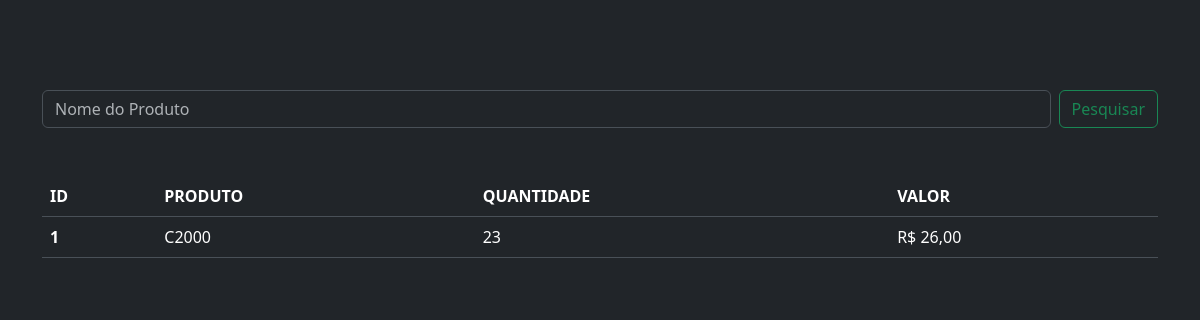
Page /estoque_toninho/ on the earlier database version.
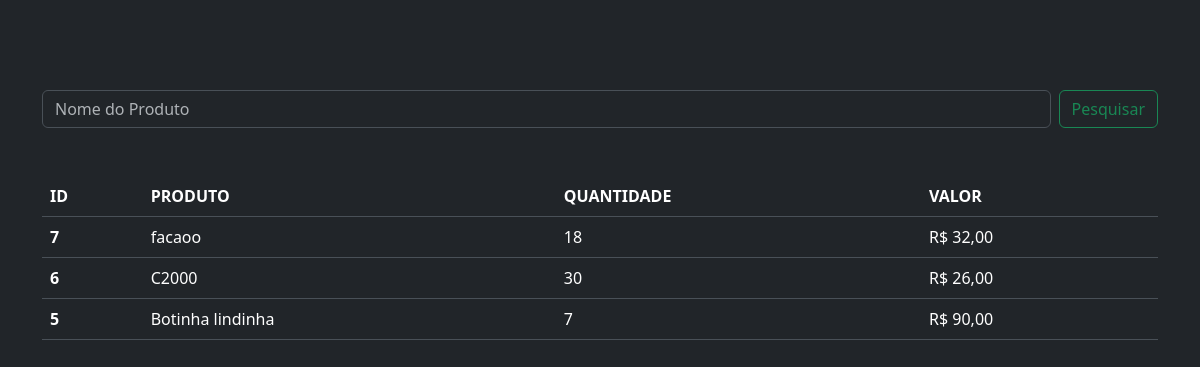
Same page on the later database version.
### carroestoque/models.py (models this page shows, shortened)
class EstoqueCarroToninho(models.Model):
    produto = models.ForeignKey(Produto, on_delete=models.CASCADE)
    quantidade = models.IntegerField(default=0)
    valor = models.DecimalField(max_digits=7 , decimal_places=2, blank=True, null=True ,default=0.00)
    data_entrada = models.DateTimeField(auto_now_add=True)
    class Meta:
        ordering = ['-id']

### produto/models.py (models this page shows)
class Produto(models.Model):
    produto = models.CharField(max_length=200)
    tipo = models.OneToOneField(Tipo, on_delete=models.CASCADE)
    marca = models.CharField(max_length=100)
    custo = models.DecimalField(decimal_places=2 , max_digits=8)
    preco_venda = models.DecimalField(decimal_places=2 , max_digits=8)
    quantidade = models.IntegerField()
    class Meta:
        ordering = ['produto']
    def __str__(self):
        return f"{self.produto}"

### carroestoque/views.py (the view)
# urls.py: path('estoque_toninho/', EstoqueCarroToninhoView.as_view() ,name='estoque_toninho'),
class EstoqueCarroToninhoView(ListView):
    queryset = EstoqueCarroToninho.objects.all()
    template_name = 'estoque_carro_toninho.html'
    context_object_name = 'car_toninho'
    def get_queryset(self):
        query_toninho = super().get_queryset()
        search_toninho = self.request.GET.get('carro_toninho')
        if search_toninho:
            query_toninho = query_toninho.filter(produto__produto__icontains = search_toninho)
        return query_toninho
    def get_context_data(self, **kwargs):
        context = super().get_context_data(**kwargs)
        context['title'] = 'Estoque toninho'
        context['custo'] = get_metricas_toninho()
        return context

### carroestoque/metrica.py (called while the page is built)
def get_metricas_toninho():
    prod_carro = EstoqueCarroToninho.objects.all()
    custo_de_estoque = sum(produto.valor * produto.quantidade for produto in prod_carro)
    valor_bruto = sum(produto.valor * produto.quantidade for produto in prod_carro)
    quantidade_total = sum(produto.quantidade for produto in prod_carro)
    return dict(
        custo_de_estoque = number_format(custo_de_estoque, decimal_pos=2, force_grouping=True),
        quantidade_total = quantidade_total,
    )

### carroestoque/templates/estoque_carro_toninho.html (shortened to what this page needs)
{% extends "base.html" %}
{% block content %}
  <div class="container">
    <div>
      <form class="d-flex mb-5" role="search">
        <input class="form-control me-2" type="search" placeholder="Nome do Produto" aria-label="Search" name="carro_filipe">
        <button class="btn btn-outline-success" type="submit">Pesquisar</button>
      </form>
    </div>
    <table class="table">
      <thead>
        <tr>
          <th scope="col">ID</th>
          <th scope="col">PRODUTO</th>
          <th scope="col">QUANTIDADE</th>
          <th scope="col">VALOR</th>
        </tr>
      </thead>
      <tbody>
        {% for toninho in car_toninho %}
          <tr>
            <th scope="row">{{toninho.id}}</th>
            <td>{{toninho.produto}}</td>
            <td>{{toninho.quantidade}}</td>
            <td>R$ {{toninho.valor}}</td>
          </tr>
        {% endfor %}
      </tbody>
    </table>
  </div>
{% endblock %}

Differences in the rows shown:
removed EstoqueCarroToninho: id "1", produto "C2000", quantidade "23", valor "26,00"
added EstoqueCarroToninho: id "7", produto "facaoo", quantidade "18", valor "32,00"
added EstoqueCarroToninho: id "6", produto "C2000", quantidade "30", valor "26,00"
added EstoqueCarroToninho: id "5", produto "Botinha lindinha", quantidade "7", valor "90,00"
